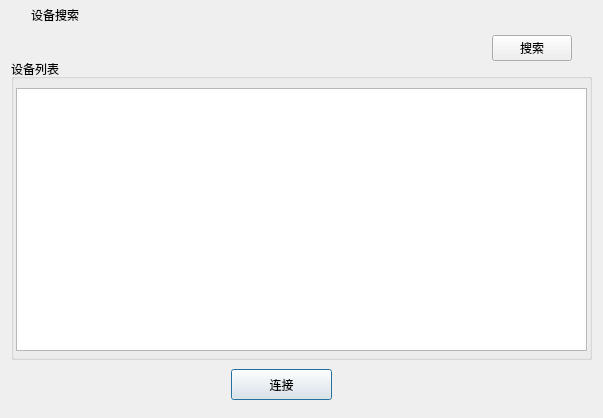
<?xml version="1.0" encoding="UTF-8"?>
<ui version="4.0">
 <class>SearchForm</class>
 <widget class="QDialog" name="SearchForm">
  <property name="geometry">
   <rect>
    <x>0</x>
    <y>0</y>
    <width>603</width>
    <height>418</height>
   </rect>
  </property>
  <property name="windowTitle">
   <string>搜索设备</string>
  </property>
  <property name="sizeGripEnabled">
   <bool>false</bool>
  </property>
  <layout class="QVBoxLayout" name="verticalLayout">
   <property name="spacing">
    <number>0</number>
   </property>
   <property name="leftMargin">
    <number>1</number>
   </property>
   <property name="topMargin">
    <number>1</number>
   </property>
   <property name="rightMargin">
    <number>1</number>
   </property>
   <property name="bottomMargin">
    <number>1</number>
   </property>
   <item>
    <widget class="QWidget" name="widget_title" native="true">
     <property name="sizePolicy">
      <sizepolicy hsizetype="Preferred" vsizetype="Fixed">
       <horstretch>0</horstretch>
       <verstretch>0</verstretch>
      </sizepolicy>
     </property>
     <property name="minimumSize">
      <size>
       <width>100</width>
       <height>28</height>
      </size>
     </property>
     <layout class="QHBoxLayout" name="horizontalLayout_5">
      <property name="spacing">
       <number>0</number>
      </property>
      <property name="leftMargin">
       <number>0</number>
      </property>
      <property name="topMargin">
       <number>0</number>
      </property>
      <property name="rightMargin">
       <number>0</number>
      </property>
      <property name="bottomMargin">
       <number>0</number>
      </property>
      <item>
       <widget class="QLabel" name="lab_Ico">
        <property name="sizePolicy">
         <sizepolicy hsizetype="Minimum" vsizetype="Preferred">
          <horstretch>0</horstretch>
          <verstretch>0</verstretch>
         </sizepolicy>
        </property>
        <property name="minimumSize">
         <size>
          <width>30</width>
          <height>0</height>
         </size>
        </property>
        <property name="font">
         <font>
          <pointsize>16</pointsize>
         </font>
        </property>
        <property name="text">
         <string/>
        </property>
        <property name="alignment">
         <set>Qt::AlignCenter</set>
        </property>
       </widget>
      </item>
      <item>
       <widget class="QLabel" name="lab_Title">
        <property name="sizePolicy">
         <sizepolicy hsizetype="Expanding" vsizetype="Preferred">
          <horstretch>0</horstretch>
          <verstretch>0</verstretch>
         </sizepolicy>
        </property>
        <property name="styleSheet">
         <string notr="true"/>
        </property>
        <property name="text">
         <string>设备搜索</string>
        </property>
        <property name="alignment">
         <set>Qt::AlignLeading|Qt::AlignLeft|Qt::AlignVCenter</set>
        </property>
       </widget>
      </item>
      <item>
       <widget class="QWidget" name="widget_menu" native="true">
        <property name="sizePolicy">
         <sizepolicy hsizetype="Minimum" vsizetype="Preferred">
          <horstretch>0</horstretch>
          <verstretch>0</verstretch>
         </sizepolicy>
        </property>
        <layout class="QHBoxLayout" name="horizontalLayout_6">
         <property name="spacing">
          <number>0</number>
         </property>
         <property name="leftMargin">
          <number>0</number>
         </property>
         <property name="topMargin">
          <number>0</number>
         </property>
         <property name="rightMargin">
          <number>0</number>
         </property>
         <property name="bottomMargin">
          <number>0</number>
         </property>
         <item>
          <widget class="QPushButton" name="btnMenu_Min">
           <property name="sizePolicy">
            <sizepolicy hsizetype="Minimum" vsizetype="Expanding">
             <horstretch>0</horstretch>
             <verstretch>0</verstretch>
            </sizepolicy>
           </property>
           <property name="minimumSize">
            <size>
             <width>40</width>
             <height>0</height>
            </size>
           </property>
           <property name="cursor">
            <cursorShape>ArrowCursor</cursorShape>
           </property>
           <property name="focusPolicy">
            <enum>Qt::NoFocus</enum>
           </property>
           <property name="toolTip">
            <string>最小化</string>
           </property>
           <property name="text">
            <string/>
           </property>
           <property name="flat">
            <bool>true</bool>
           </property>
          </widget>
         </item>
         <item>
          <widget class="QPushButton" name="btnMenu_Close">
           <property name="sizePolicy">
            <sizepolicy hsizetype="Minimum" vsizetype="Expanding">
             <horstretch>0</horstretch>
             <verstretch>0</verstretch>
            </sizepolicy>
           </property>
           <property name="minimumSize">
            <size>
             <width>40</width>
             <height>0</height>
            </size>
           </property>
           <property name="cursor">
            <cursorShape>ArrowCursor</cursorShape>
           </property>
           <property name="focusPolicy">
            <enum>Qt::NoFocus</enum>
           </property>
           <property name="toolTip">
            <string>关闭</string>
           </property>
           <property name="text">
            <string/>
           </property>
           <property name="flat">
            <bool>true</bool>
           </property>
          </widget>
         </item>
        </layout>
       </widget>
      </item>
     </layout>
    </widget>
   </item>
   <item>
    <widget class="QWidget" name="widget_main" native="true">
     <widget class="QGroupBox" name="groupBox">
      <property name="geometry">
       <rect>
        <x>10</x>
        <y>30</y>
        <width>581</width>
        <height>301</height>
       </rect>
      </property>
      <property name="title">
       <string>设备列表</string>
      </property>
      <layout class="QGridLayout" name="gridLayout">
       <property name="leftMargin">
        <number>2</number>
       </property>
       <property name="rightMargin">
        <number>2</number>
       </property>
       <property name="bottomMargin">
        <number>6</number>
       </property>
       <item row="0" column="0">
        <widget class="QTableView" name="tableView">
         <property name="selectionMode">
          <enum>QAbstractItemView::SingleSelection</enum>
         </property>
         <property name="selectionBehavior">
          <enum>QAbstractItemView::SelectRows</enum>
         </property>
        </widget>
       </item>
      </layout>
     </widget>
     <widget class="QPushButton" name="connect_pushButton">
      <property name="geometry">
       <rect>
        <x>230</x>
        <y>340</y>
        <width>101</width>
        <height>31</height>
       </rect>
      </property>
      <property name="text">
       <string>连接</string>
      </property>
     </widget>
     <widget class="QWidget" name="layoutWidget">
      <property name="geometry">
       <rect>
        <x>110</x>
        <y>4</y>
        <width>461</width>
        <height>31</height>
       </rect>
      </property>
      <layout class="QHBoxLayout" name="horizontalLayout" stretch="2,0">
       <item>
        <widget class="QLabel" name="status_label">
         <property name="text">
          <string/>
         </property>
        </widget>
       </item>
       <item>
        <widget class="QPushButton" name="search_pushButton">
         <property name="minimumSize">
          <size>
           <width>80</width>
           <height>0</height>
          </size>
         </property>
         <property name="maximumSize">
          <size>
           <width>80</width>
           <height>16777215</height>
          </size>
         </property>
         <property name="text">
          <string>搜索</string>
         </property>
        </widget>
       </item>
      </layout>
     </widget>
    </widget>
   </item>
  </layout>
 </widget>
 <resources/>
 <connections/>
</ui>
